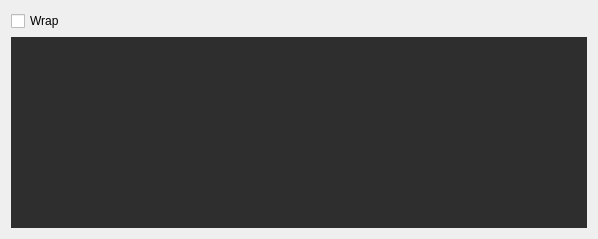
<?xml version="1.0" encoding="UTF-8"?>
<ui version="4.0">
 <class>RdvScripts</class>
 <widget class="QDialog" name="RdvScripts">
  <property name="geometry">
   <rect>
    <x>0</x>
    <y>0</y>
    <width>598</width>
    <height>239</height>
   </rect>
  </property>
  <property name="windowTitle">
   <string>RDV Scripts</string>
  </property>
  <property name="windowIcon">
   <iconset>
    <normaloff>icons/rdv_scripts.png</normaloff>icons/rdv_scripts.png</iconset>
  </property>
  <layout class="QGridLayout" name="gridLayout">
   <item row="0" column="0">
    <widget class="QCheckBox" name="chbx_wrap">
     <property name="text">
      <string>Wrap</string>
     </property>
    </widget>
   </item>
   <item row="1" column="0">
    <widget class="QPlainTextEdit" name="txt_input_field">
     <property name="styleSheet">
      <string notr="true">QPlainTextEdit {
    border: none;  /* Убираем рамки */
    outline: none; /* Убираем синие линии при фокусе */
    background-color: #2E2E2E; /* Темный фон */
    color: #C5C5C5; /* Цвет текста */
}

/* Стиль для вертикальной полосы прокрутки */
QScrollBar:vertical {
    border: none;
    background-color: #2E2E2E;  /* Цвет фона */
    width: 10px;                /* Ширина полосы прокрутки */
    margin: 0px 0px 0px 0px;
}

QScrollBar::handle:vertical {
    background-color: #5E5E5E;  /* Цвет ползунка */
    min-height: 10px;
    border-radius: 5px;         /* Закругление углов ползунка */
}

QScrollBar::add-line:vertical,
QScrollBar::sub-line:vertical {
    background-color: #4A4A4A;  /* Цвет кнопок вверх и вниз */
    height: 15px;
    subcontrol-origin: margin;
    subcontrol-position: top;
    border-radius: 4px;         /* Закругление углов кнопок */
}

QScrollBar::add-line:vertical:hover,
QScrollBar::sub-line:vertical:hover {
    background-color: #6E6E6E;  /* Цвет кнопок при наведении */
}

QScrollBar::add-page:vertical,
QScrollBar::sub-page:vertical {
    background-color: #2E2E2E;  /* Фон при пустом пространстве полосы прокрутки */
}

/* Стиль для горизонтальной полосы прокрутки */
QScrollBar:horizontal {
    border: none;
    background-color: #2E2E2E;  /* Цвет фона */
    height: 10px;               /* Высота горизонтальной полосы прокрутки */
    margin: 0px 0px 0px 0px;
}

QScrollBar::handle:horizontal {
    background-color: #5E5E5E;  /* Цвет ползунка */
    min-width: 10px;
    border-radius: 5px;         /* Закругление углов ползунка */
}

QScrollBar::add-line:horizontal,
QScrollBar::sub-line:horizontal {
    background-color: #4A4A4A;  /* Цвет кнопок влево и вправо */
    width: 15px;
    subcontrol-origin: margin;
    subcontrol-position: left;
    border-radius: 4px;         /* Закругление углов кнопок */
}

QScrollBar::add-line:horizontal:hover,
QScrollBar::sub-line:horizontal:hover {
    background-color: #6E6E6E;  /* Цвет кнопок при наведении */
}

QScrollBar::add-page:horizontal,
QScrollBar::sub-page:horizontal {
    background-color: #2E2E2E;  /* Фон при пустом пространстве полосы прокрутки */
}
</string>
     </property>
     <property name="plainText">
      <string/>
     </property>
     <property name="placeholderText">
      <string>Полезные скрипты для создания RDV потока</string>
     </property>
    </widget>
   </item>
  </layout>
 </widget>
 <resources/>
 <connections/>
</ui>
